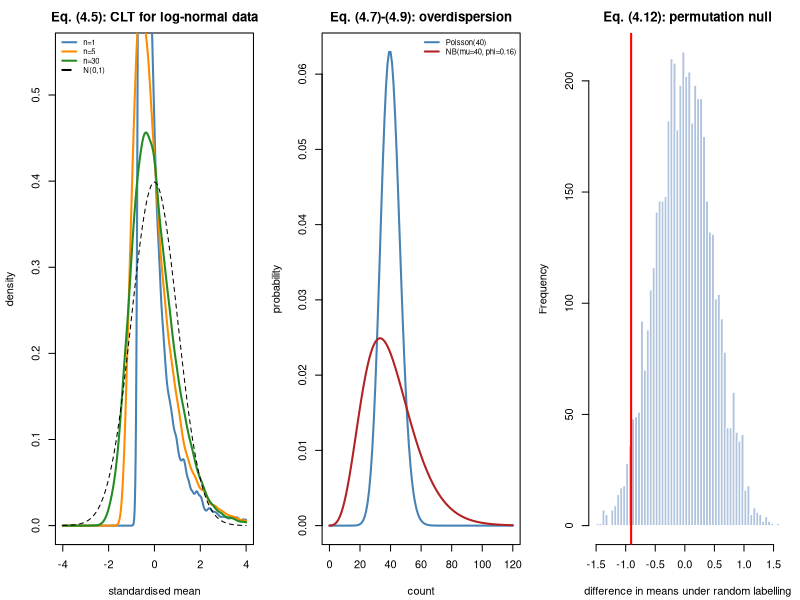

The R script that drew this image:
#' ---
#' title: "Module 04 - Probability models and sampling distributions"
#' output: html_document
#' ---
#'
#' **Curriculum link:** `stats.md` -> Topic 4, equations (4.1)-(4.12)
#'
#' ## What you will learn
#'
#' 1. Variance algebra (4.1)-(4.2) and why **pairing** is so powerful (4.3).
#' 2. The law of total variance (4.4).
#' 3. The CLT (4.5)-(4.6): a statement about the MEAN, not the data.
#' 4. Poisson vs negative binomial (4.7)-(4.9), derived as a gamma-Poisson mixture.
#' 5. Likelihood, score, Fisher information (4.10)-(4.11).
#' 6. Permutation p-values (4.12) and why the `+1` is mandatory.

#+ setup, message = FALSE
MODULE_NAME <- "04_probability_and_sampling"
OUT <- file.path(Sys.getenv("STATS_OUT", unset = "results"), MODULE_NAME)
dir.create(OUT, recursive = TRUE, showWarnings = FALSE)
header <- function(txt) cat("\n", strrep("=", 72), "\n", txt, "\n",
                            strrep("=", 72), "\n", sep = "")

#' ## 1. Variance algebra and the power of pairing, eq. (4.1)-(4.3)
#'
#' $$\operatorname{Var}(D)=2\sigma^2(1-r)\quad\text{for }D=Y_{post}-Y_{pre}$$

#+ pairing
header("1. Why pairing works (4.2)-(4.3)")
set.seed(401)
n_pairs <- 12; sigma <- 1; TRUE_EFFECT <- 0.4
cat(sprintf("%6s %15s %12s %13s %15s\n", "r", "Var(D) theory", "Var(D) sim",
            "paired power", "unpaired power"))
for (r in c(0, 0.3, 0.6, 0.8, 0.95)) {
  theory <- 2 * sigma^2 * (1 - r)                        # eq. (4.3)
  out <- replicate(2000, {
    subj <- rnorm(n_pairs, 0, sqrt(r) * sigma)
    pre  <- subj + rnorm(n_pairs, 0, sqrt(1 - r) * sigma)
    post <- subj + rnorm(n_pairs, 0, sqrt(1 - r) * sigma) + TRUE_EFFECT
    c(var(post - pre),
      t.test(post, pre, paired = TRUE)$p.value,
      t.test(post, pre)$p.value)                         # the WRONG analysis
  })
  cat(sprintf("%6.2f %15.4f %12.4f %12.1f%% %14.1f%%\n", r, theory,
              mean(out[1, ]), 100 * mean(out[2, ] < 0.05),
              100 * mean(out[3, ] < 0.05)))
}
cat("\nSame data, same n. Analysing a paired design as unpaired throws away\n")
cat("the precision you paid for. Pairing comes from the DESIGN (Topic 7).\n")

#' ## 2. Law of total variance, eq. (4.4)

#+ total-variance
header("2. Law of total variance, verified (4.4)")
set.seed(402)
n_donors <- 200; m_cells <- 60; SIGMA_B <- 1.3; SIGMA_E <- 0.8
b <- rnorm(n_donors, 0, SIGMA_B)
y <- matrix(rnorm(n_donors * m_cells, 0, SIGMA_E), nrow = n_donors) + b
total <- var(as.vector(y))
within <- mean(apply(y, 1, var))        # E[Var(Y|Z)]
between <- var(rowMeans(y))             # Var(E[Y|Z])
cat(sprintf("  Var(Y)                     = %.4f\n", total))
cat(sprintf("  E[Var(Y|donor)]  (within)  = %.4f   (truth %.4f)\n", within, SIGMA_E^2))
cat(sprintf("  Var(E[Y|donor])  (between) = %.4f   (truth %.4f)\n", between, SIGMA_B^2))
cat(sprintf("  within + between           = %.4f  <- matches Var(Y)\n", within + between))
cat(sprintf("\n  ICC (eq. 1.7) = %.4f\n", SIGMA_B^2 / (SIGMA_B^2 + SIGMA_E^2)))

#' ## 3. The CLT, eq. (4.5)-(4.6)
#'
#' The CLT is about the SAMPLING DISTRIBUTION OF THE MEAN, not the data.
#' Berry-Esseen (4.6) says the error is O(n^-1/2) and worsens with skewness.

#+ clt
header("3. CLT convergence depends on skewness (4.5)-(4.6)")
ci_coverage <- function(sampler, n, n_sim = 2500, alpha = 0.05) {
  mu_true <- mean(sampler(4e5))
  tcrit <- qt(1 - alpha / 2, n - 1)
  mean(replicate(n_sim, {
    x <- sampler(n)
    abs(mean(x) - mu_true) <= tcrit * sd(x) / sqrt(n)
  }))
}
samplers <- list(
  "Normal (skew 0)"          = function(k) rnorm(k),
  "Exponential (skew 2)"     = function(k) rexp(k),
  "Log-normal (skew ~6)"     = function(k) rlnorm(k),
  "Poisson(0.5) (skew 1.4)"  = function(k) rpois(k, 0.5))
set.seed(403)
cat(sprintf("%-26s%s\n", "distribution",
            paste(sprintf("%9s", paste0("n=", c(5, 10, 30, 100))), collapse = "")))
for (nm in names(samplers)) {
  row <- sapply(c(5, 10, 30, 100), function(n) ci_coverage(samplers[[nm]], n))
  cat(sprintf("%-26s%s\n", nm, paste(sprintf("%8.1f%%", 100 * row), collapse = " ")))
}
cat("\n(nominal coverage is 95.0%)\n")
cat("Symmetric data: fine at n=5. Heavily skewed: still short at n=30.\n")

#' ## 4. Poisson vs negative binomial, eq. (4.7)-(4.9)
#'
#' The NB arises as a **gamma-Poisson mixture**. Using (4.4):
#' `Var(Y) = E[Lambda] + Var(Lambda) = mu + phi*mu^2`.

#+ nb
header("4. NB as a gamma-Poisson mixture (4.8)-(4.9)")
set.seed(404)
MU <- 40; PHI <- 0.16; N <- 4e5
## Build the NB by explicitly compounding, exactly as the derivation says.
lam <- rgamma(N, shape = 1 / PHI, scale = MU * PHI)
y_mix <- rpois(N, lam)
## And from R's own NB parameterisation as a cross-check (size = 1/phi).
y_nb <- rnbinom(N, mu = MU, size = 1 / PHI)
cat(sprintf("  target mean     = %.1f\n", MU))
cat(sprintf("  target variance = mu + phi*mu^2 = %.2f   (eq. 4.9)\n", MU + PHI * MU^2))
cat(sprintf("\n  gamma-Poisson compound : mean %7.3f  var %9.3f\n", mean(y_mix), var(y_mix)))
cat(sprintf("  rnbinom()              : mean %7.3f  var %9.3f\n", mean(y_nb), var(y_nb)))
cat(sprintf("  pure Poisson(mu)       : mean %7.3f  var %9.3f   <- far too small\n",
            MU, MU))
k <- 0:11
cat(sprintf("\n  max |manual eq.(4.8) pmf - dnbinom| = %.3e\n",
            max(abs(exp(lgamma(k + 1/PHI) - lgamma(1/PHI) - lgamma(k + 1) +
                        (1/PHI) * log(1/(1 + MU*PHI)) + k * log(MU*PHI/(1 + MU*PHI))) -
                    dnbinom(k, mu = MU, size = 1/PHI)))))

cat("\nConsequence - testing overdispersed counts with a Poisson model:\n")
set.seed(405)
fp <- mean(replicate(2000, {
  a <- rnbinom(5, mu = MU, size = 1/PHI); b <- rnbinom(5, mu = MU, size = 1/PHI)
  abs((sum(a) - sum(b)) / sqrt(sum(a) + sum(b))) > 1.96   # Poisson SE
}))
cat(sprintf("  Poisson-based false-positive rate on NB data: %.1f%%  (should be 5%%)\n",
            100 * fp))
cat("  This is why RNA-seq needs NB, not Poisson (stats.md Topics 13, 20).\n")

#' ## 5. Likelihood, score, Fisher information, eq. (4.10)-(4.11)

#+ fisher
header("5. Fisher information gives the standard error (4.10)-(4.11)")
set.seed(406)
LAMBDA_TRUE <- 4; n <- 200
y <- rpois(n, LAMBDA_TRUE)
## Poisson: score U = sum(y)/lambda - n  ->  MLE = ybar
##          observed information I = sum(y)/lambda^2
lam_hat <- mean(y)
se_obs <- 1 / sqrt(sum(y) / lam_hat^2)
se_exp <- 1 / sqrt(n / lam_hat)
cat(sprintf("  MLE lambda_hat               = %.4f  (truth %.1f)\n", lam_hat, LAMBDA_TRUE))
cat(sprintf("  SE from observed info (4.11) = %.5f\n", se_obs))
cat(sprintf("  SE from expected info        = %.5f\n", se_exp))
cat(sprintf("  SE = sqrt(lambda_hat/n)      = %.5f   <- all identical\n",
            sqrt(lam_hat / n)))
opt <- optim(log(1), function(p) -sum(dpois(y, exp(p), log = TRUE)),
             method = "BFGS")
cat(sprintf("\n  numerical MLE (optim)        = %.4f\n", exp(opt$par)))
cat(sprintf("  glm() intercept, log link    = %.4f\n",
            exp(coef(glm(y ~ 1, family = poisson())))))
cat("  Every Wald SE printed by glm() is eq. (4.11) at the estimate.\n")

#' ## 6. Permutation tests and the mandatory `+1`, eq. (4.12)

#+ permutation
header("6. Permutation p-values: the +1 is not a fudge (4.12)")
permutation_test <- function(x, y, B = 199, add_one = TRUE) {
  pooled <- c(x, y); n_x <- length(x)
  t_obs <- abs(mean(x) - mean(y))
  cnt <- sum(replicate(B, {
    perm <- sample(pooled)
    abs(mean(perm[seq_len(n_x)]) - mean(perm[-seq_len(n_x)])) >= t_obs
  }))
  if (add_one) (1 + cnt) / (B + 1) else cnt / B
}

set.seed(407)
res <- replicate(1200, {
  a <- rnorm(6); b <- rnorm(6)
  s <- .Random.seed
  p1 <- permutation_test(a, b, 199, TRUE)
  assign(".Random.seed", s, envir = globalenv())
  p2 <- permutation_test(a, b, 199, FALSE)
  c(p1, p2)
})
cat(sprintf("  smallest p WITH the +1    : %.4f  = 1/(B+1)\n", min(res[1, ])))
cat(sprintf("  smallest p WITHOUT the +1 : %.4f  <- 0 is not a p-value\n", min(res[2, ])))
cat("\n  A valid p-value satisfies P(p <= alpha) <= alpha for EVERY alpha.\n")
cat(sprintf("  %8s %12s %12s\n", "alpha", "with +1", "without +1"))
for (a in c(0.05, 0.01, 0.005, 0.001)) {
  cat(sprintf("  %8.3f %12.4f %12.4f\n", a, mean(res[1, ] <= a), mean(res[2, ] <= a)))
}
cat("\n  Below 1/(B+1) the uncorrected version keeps rejecting while the true\n")
cat("  attainable resolution has run out - anticonservative exactly in the\n")
cat("  extreme tail, which is where genome-wide thresholds live (Topic 8).\n")

## Exactness: with n small enough, enumerate ALL splits.
a <- c(5.1, 4.8, 6.2, 5.5); b <- c(6.9, 7.3, 6.5, 7.8)
pooled <- c(a, b); t_obs <- abs(mean(a) - mean(b))
all_stats <- combn(8, 4, function(idx) abs(mean(pooled[idx]) - mean(pooled[-idx])))
cat(sprintf("\n  EXACT permutation p (all C(8,4)=%d splits) = %.4f\n",
            length(all_stats), mean(all_stats >= t_obs)))
cat(sprintf("  Welch t-test p for comparison             = %.4f\n",
            t.test(a, b)$p.value))
cat("  With 4 vs 4 the smallest achievable p is 2/70 = 0.0286 - a hard floor\n")
cat("  imposed by the DESIGN, not by the effect size.\n")

#' ## 7. Figure

#+ figure
png(file.path(OUT, "probability.png"), width = 1300, height = 420, res = 110)
par(mfrow = c(1, 3), mar = c(4.2, 4.2, 2.5, 1))

set.seed(408)
plot(NA, xlim = c(-4, 4), ylim = c(0, 0.55), xlab = "standardised mean",
     ylab = "density", main = "Eq. (4.5): CLT for log-normal data")
cols <- c("steelblue", "darkorange", "forestgreen")
for (i in seq_along(c(1, 5, 30))) {
  nn <- c(1, 5, 30)[i]
  means <- rowMeans(matrix(rlnorm(20000 * nn), ncol = nn))
  z <- (means - mean(means)) / sd(means)
  lines(density(z, from = -4, to = 4), col = cols[i], lwd = 2)
}
curve(dnorm(x), add = TRUE, lty = 2)
legend("topleft", c("n=1", "n=5", "n=30", "N(0,1)"), col = c(cols, "black"),
       lty = c(1, 1, 1, 2), lwd = 2, bty = "n", cex = 0.7)

k <- 0:120
plot(k, dpois(k, 40), type = "l", col = "steelblue", lwd = 2, xlab = "count",
     ylab = "probability", main = "Eq. (4.7)-(4.9): overdispersion")
lines(k, dnbinom(k, mu = 40, size = 1/0.16), col = "firebrick", lwd = 2)
legend("topright", c("Poisson(40)", "NB(mu=40, phi=0.16)"),
       col = c("steelblue", "firebrick"), lwd = 2, bty = "n", cex = 0.7)

set.seed(409)
x0 <- rnorm(10); y0 <- rnorm(10, 1.2)
pooled <- c(x0, y0)
null_stats <- replicate(5000, { p <- sample(pooled); mean(p[1:10]) - mean(p[11:20]) })
hist(null_stats, breaks = 50, col = "lightsteelblue", border = "white",
     main = "Eq. (4.12): permutation null",
     xlab = "difference in means under random labelling")
abline(v = mean(x0) - mean(y0), col = "red", lwd = 2)
invisible(dev.off())
cat("\nFigure written to", file.path(OUT, "probability.png"), "\n")

#' ## Decision rules (from `stats.md` Topic 4)
#'
#' 1. Name the distribution and the source of randomness before computing a SE.
#' 2. Check overdispersion: if `s^2 >> ybar` for counts, Poisson inference is
#'    anticonservative.
#' 3. Prefer permutation when the design justifies exchangeability and n is
#'    small; prefer likelihood when a parametric mean-variance model is
#'    credible and G is large enough to borrow strength (Module 23).
#'
#' **Next:** `05_estimation_and_intervals.R`
